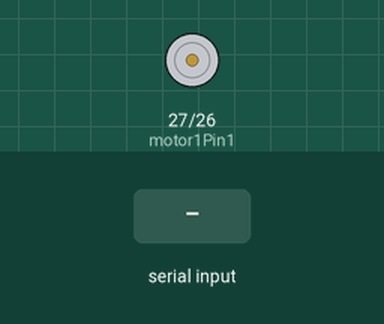
Simulated run of this sketch. Board: ESP32. Parts: motor-driver pin pairs drawn as motors (green arrow = first pin HIGH = forward, orange = second pin HIGH = backward, longer = more drive, scaled by the enable pin). The inputs (shaded band) are chosen by the test bench. Nothing arrives over Bluetooth unless stated.

Above: at 1.2 s.
1.3 s: "Motor On\n" received over the second serial link
At 1.7 s:
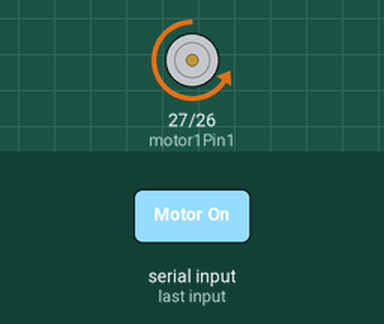
2.8 s: "Motor Rev\n" received over the second serial link
At 3.9 s:
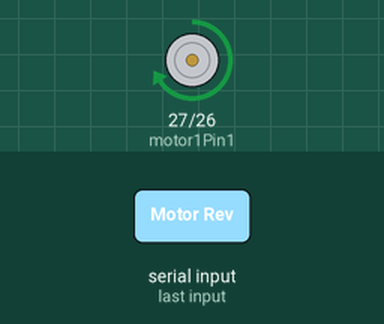
Timing chart, 0 to 5.8 s (numbered marks = the images above; inputs shaded):
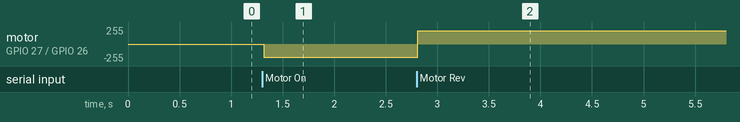

Measured:
- after the input at 1.3 s, motor on GPIO 27 (motor1Pin1) / GPIO 26 (motor1Pin2): stopped → backward 199/255 at once
- after the input at 2.8 s, motor on GPIO 27 (motor1Pin1) / GPIO 26 (motor1Pin2): backward 199/255 → forward 199/255 at once

The sketch:

esp32-motor-controller.ino
```cpp
// bluetooth setup
#include "BluetoothSerial.h"

#if !defined(CONFIG_BT_ENABLED)  || !defined(CONFIG_BLUEDROID_ENABLED)
#error Bluetooth is not enabled! Please  run `make menuconfig` to and enable it
#endif


#if !defined(CONFIG_BT_SPP_ENABLED)
#error  Serial Bluetooth not available or not enabled. It is only available for the ESP32  chip.
#endif

// variables and shit
BluetoothSerial SerialBT;
String text = ""; // io buffer of some sort
enum BT { CTL_ON, CTL_OFF, CTL_REV }; // input states, increase in future
int BT = CTL_OFF; // default state

// motor setup
int motor1Pin1 = 27;
int motor1Pin2 = 26;
int motor2Pin1 = 25;
int motor2Pin2 = 33;
int enable1Pin = 14; // pwm output, same for all motors

// PWM properties...
const int freq = 30000;
const int resolution = 8; // 8-bit resolution (0-255)
int dutyCycle = 200;


void setup() {
  // sets the pins as outputs:
  pinMode(motor1Pin1, OUTPUT);
  pinMode(motor1Pin2, OUTPUT);

  // configure LEDC PWM directly on the pin (No channel or ledcSetup required)
  ledcAttach(enable1Pin, freq, resolution);

  Serial.begin(115200); // serial monitor

  SerialBT.begin("Motor Controller"); // start bt (motor test is device name)
}

void loop() {
  if (Serial.available()) {
    SerialBT.write(Serial.read());
  } // who knows lowkey

  if (SerialBT.available() > 0) {
    text = SerialBT.readStringUntil('\n');
    text.trim(); // only get the actual usable stuff

    if      (text == "Motor On") { BT = CTL_ON; }
    else if (text == "Motor Off"){ BT = CTL_OFF; }
    else if (text == "Motor Rev"){ BT = CTL_REV; }

    switch (BT) { // match cases to outputs
      case 0 : // motor forward
        SerialBT.println("Moving Forward");
        digitalWrite(motor1Pin1, LOW);
        digitalWrite(motor1Pin2, HIGH);
        digitalWrite(motor2Pin1, LOW);
        digitalWrite(motor2Pin2, HIGH);
        ledcWrite(enable1Pin, 200); // Ensure enable pin is fully high
        break;

      case 1 : // motor stop
        SerialBT.println("Motor Stopped");
        digitalWrite(motor1Pin1, LOW);
        digitalWrite(motor1Pin2, LOW);
        digitalWrite(motor2Pin1, LOW);
        digitalWrite(motor2Pin2, LOW);
        ledcWrite(enable1Pin, 0); // Turn off PWM output
        break;

      case 2 : // reverse motor
        SerialBT.println("Motor Reversed");
        digitalWrite(motor1Pin1, HIGH);
        digitalWrite(motor1Pin2, LOW);
        digitalWrite(motor2Pin1, HIGH);
        digitalWrite(motor2Pin2, LOW);
        ledcWrite(enable1Pin, 200);
        break;
    }
  }

  delay(20);

  // // Stop the DC motor
  // Serial.println("Motor stopped");
  // digitalWrite(motor1Pin1, LOW);
  // digitalWrite(motor1Pin2, LOW);
  // ledcWrite(enable1Pin, 0); // Turn off PWM output
  // delay(1000);

  // // Move DC motor backwards at maximum speed
  // Serial.println("Moving Backwards");
  // digitalWrite(motor1Pin1, HIGH);
  // digitalWrite(motor1Pin2, LOW);
  // ledcWrite(enable1Pin, 255);
  // delay(2000);

  // // Stop the DC motor
  // Serial.println("Motor stopped");
  // digitalWrite(motor1Pin1, LOW);
  // digitalWrite(motor1Pin2, LOW);
  // ledcWrite(enable1Pin, 0);
  // delay(1000);

  // // Move DC motor forward with increasing speed
  // digitalWrite(motor1Pin1, HIGH);
  // digitalWrite(motor1Pin2, LOW);
  // while (dutyCycle <= 255){
  //   // Target the pin directly instead of a channel
  //   ledcWrite(enable1Pin, dutyCycle);
  //   Serial.print("Forward with duty cycle: ");
  //   Serial.println(dutyCycle);
  //   dutyCycle = dutyCycle + 5;
  //   delay(500);
  // }
  // dutyCycle = 200;
}
```
